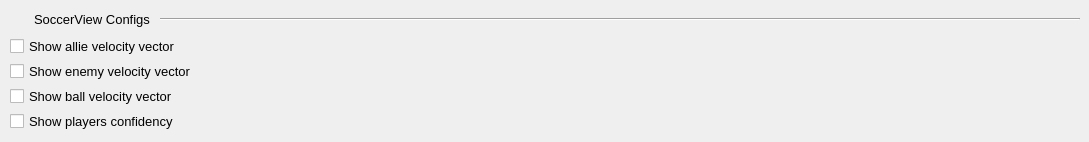
    <widget class="QWidget" name="page_cfg">
     <attribute name="title">
      <string>Configurations</string>
     </attribute>
     <widget class="QLabel" name="label_9">
      <property name="geometry">
       <rect>
        <x>34</x>
        <y>10</y>
        <width>121</width>
        <height>18</height>
       </rect>
      </property>
      <property name="font">
       <font>
        <pointsize>10</pointsize>
       </font>
      </property>
      <property name="text">
       <string>SoccerView Configs</string>
      </property>
     </widget>
     <widget class="QLabel" name="label_37">
      <property name="geometry">
       <rect>
        <x>10</x>
        <y>10</y>
        <width>18</width>
        <height>18</height>
       </rect>
      </property>
      <property name="text">
       <string/>
      </property>
      <property name="pixmap">
       <pixmap>:/textures/textures/field.png</pixmap>
      </property>
      <property name="scaledContents">
       <bool>true</bool>
      </property>
     </widget>
     <widget class="Line" name="line_3">
      <property name="geometry">
       <rect>
        <x>160</x>
        <y>18</y>
        <width>920</width>
        <height>3</height>
       </rect>
      </property>
      <property name="orientation">
       <enum>Qt::Horizontal</enum>
      </property>
     </widget>
     <widget class="QCheckBox" name="allievel">
      <property name="geometry">
       <rect>
        <x>10</x>
        <y>35</y>
        <width>181</width>
        <height>23</height>
       </rect>
      </property>
      <property name="font">
       <font>
        <pointsize>10</pointsize>
       </font>
      </property>
      <property name="text">
       <string>Show allie velocity vector</string>
      </property>
     </widget>
     <widget class="QCheckBox" name="enemyvel">
      <property name="geometry">
       <rect>
        <x>10</x>
        <y>60</y>
        <width>191</width>
        <height>23</height>
       </rect>
      </property>
      <property name="font">
       <font>
        <pointsize>10</pointsize>
       </font>
      </property>
      <property name="text">
       <string>Show enemy velocity vector</string>
      </property>
     </widget>
     <widget class="QCheckBox" name="ballvel">
      <property name="geometry">
       <rect>
        <x>10</x>
        <y>85</y>
        <width>181</width>
        <height>23</height>
       </rect>
      </property>
      <property name="font">
       <font>
        <pointsize>10</pointsize>
       </font>
      </property>
      <property name="text">
       <string>Show ball velocity vector</string>
      </property>
     </widget>
     <widget class="QCheckBox" name="playerconf">
      <property name="geometry">
       <rect>
        <x>10</x>
        <y>110</y>
        <width>181</width>
        <height>23</height>
       </rect>
      </property>
      <property name="font">
       <font>
        <pointsize>10</pointsize>
       </font>
      </property>
      <property name="text">
       <string>Show players confidency</string>
      </property>
     </widget>
    </widget>
